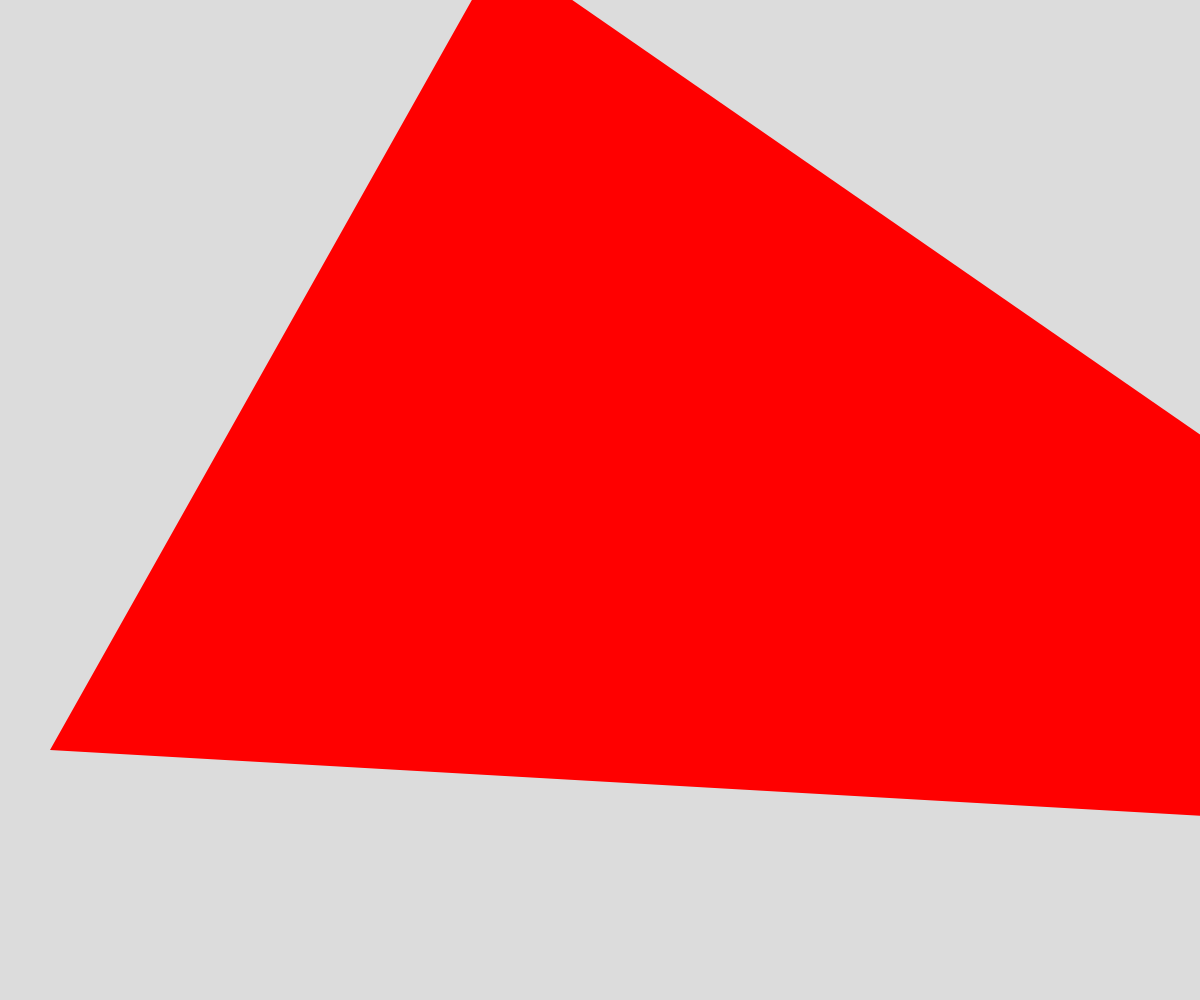
Frame 1 (no input)
Frame 60 (no input): identical to frame 1, image omitted
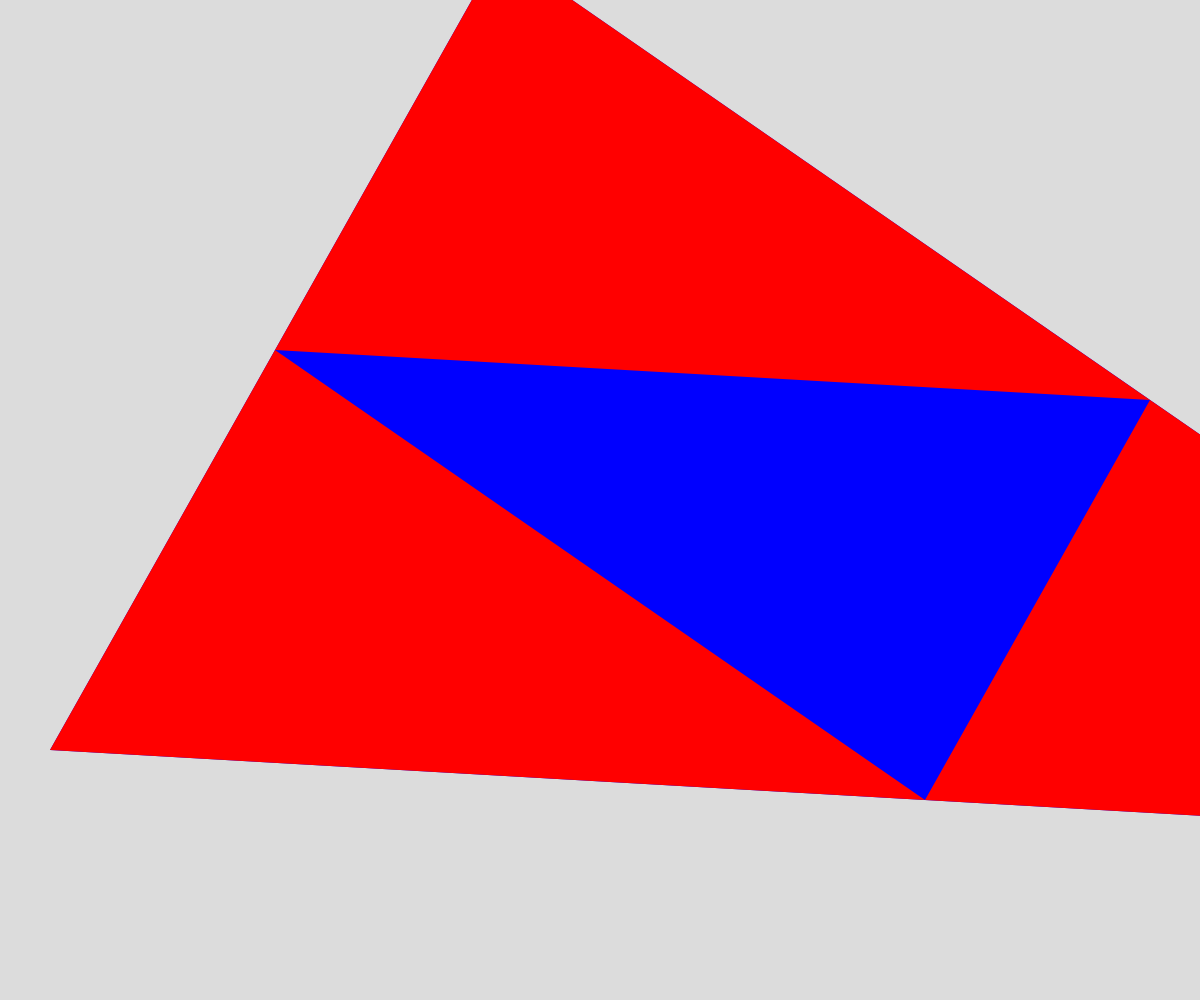
Frame 120 (the mouse pressed at the canvas centre since frame 60)

The p5.js sketch that drew these frames (run headless with seeded random() and noise() and a simulated clock; from frame 60 on, the mouse is pressed at the canvas centre):

// p5.js sketch
// ── sketch.js
// First Demo


let triangleVerticies = [
  {x:500, y:-50},
  {x:50, y:750},
  {x:1800, y:850},
];
let theDegree = 0;
let theColors = ["red", "blue", "black", "green", "purple", "white", "yellow","violet","red", "blue", "black", "green", "purple", "white", "yellow","violet"];

function setup() {
  createCanvas(windowWidth, windowHeight);
}

function draw() {
  background(220);

  sierpinski(triangleVerticies, theDegree);
}

function mousePressed(){
  if (theDegree < 12) {
    theDegree++;
  }
}

function sierpinski(points, degree) {
  noStroke();
  fill(theColors[degree]);
  triangle(points[0].x,points[0].y,points[1].x,points[1].y,points[2].x,points[2].y);
  
  //exitclause
  if (degree>0){
    //pattern
    sierpinski([points[0],
      getMidpoint(points[0], points[1]),
      getMidpoint(points[0], points[2])],
    degree -1);

    sierpinski([points[1],
      getMidpoint(points[0], points[1]),
      getMidpoint(points[1], points[2])],
    degree -1);
    
    sierpinski([points[2],
      getMidpoint(points[0], points[2]),
      getMidpoint(points[1], points[2])],
    degree -1);
  }
}

function getMidpoint(point1, point2) {
  let xDiff = point1.x + point2.x;
  let yDiff = point1.y + point2.y;
  let midpoint = {x: xDiff/2, y: yDiff/2};
  return midpoint;
}
